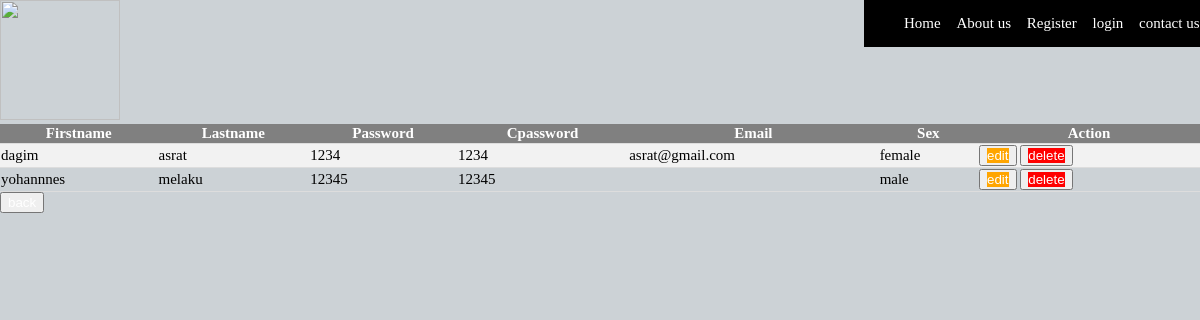
The page /final/sheffetch.php on the database its author committed.
### tables this page shows
CREATE TABLE IF NOT EXISTS `shefreg` (
  `Id` int(11) NOT NULL AUTO_INCREMENT,
  `firstname` varchar(50) DEFAULT NULL,
  `lastname` varchar(50) DEFAULT NULL,
  `email` varchar(50) DEFAULT NULL,
  `password` varchar(50) DEFAULT NULL,
  `cpass` varchar(50) DEFAULT NULL,
  `sex` varchar(25) NOT NULL,
  PRIMARY KEY (`Id`)
);

### final/sheffetch.php (the view, shortened to what this page needs)
<!doctype html>
<html>
<head>
  <link href="shview.css" rel="stylesheet"/>
</head>
<body>
  <div class="top">
    <img src="logo.png"/>
    <div class="nav-div">
     <ul class="nav">
        <li><a href="#">Home</a></li>
        <li><a href="about.php">About us</a></li>
        <li><a href="registration.php">Register</a></li>
        <li><a href="login.php">login</a></li>
        <li><a href="#">contact us</a></li>
      </ul>
   </div>
<?php
include('connection.php');
mysqli_select_db($conn,'receipe');
$result=mysqli_query($conn,"SELECT * FROM shefreg");
?>
<?php
if(mysqli_num_rows($result)>0){
 ?>
 <table>
<tr>
  <th>Firstname</th>
  <th>Lastname</th>
  <th>Password</th>
  <th>Cpassword</th>
  <th>Email</th>
  <th>Sex</th>
  <th>Action</th>
</tr>
<?php
while($row=mysqli_fetch_array($result)){
?>
<tr>
    <td><?php echo $row['firstname']?></td>
     <td><?php echo $row['lastname']?></td>
      <td><?php echo $row['password']?></td>
       <td><?php echo $row['cpass']?></td>
        <td><?php echo $row['email']?></td>
         <td><?php echo $row['sex']?></td>
            <td>
          <button><a id="edit" href="shefset.php?Id=<?php echo $row['Id'];?>">edit</a></button>
        <button><a  id="delete" href="shefdeleteaction.php?Id=<?php echo $row['Id'];?>">delete</a></button>
        </td>
</tr>
<?php
}
 ?>
</table>
<?php
}
else{
  echo "no result found";
}
  ?>
  <button class="butt"><a  href="admin.php?Id=<?php echo $row['Id'];?>">back</a></button>
</body>
</html>

### final/shview.css (style rules this page uses)
body { margin:0; padding:0; }
table { border-collapse: collapse; width:100%; }
tr:nth-child(even) { background-color: #f2f2f2; }
th { background-color: grey; color: white; margin-left:12px; }
th, td { border-bottom: 1px solid #ddd; }
td { margin-left:12px; }
div { display:inline-block; float:left; clear:none; }
.nav { list-style-type: none; }
.top { width:100%; height:890px; font-size: 15px; background-color:rgba(0, 34,54,0.2); background-size: cover; box-shadow: 0 4px 8px 0 grey; }
.nav-div { margin-left: 62%; position:fixed; background-color:#000; width:100%; }
img { width:120px; height:120px; }
li { display:inline; margin-right:12px; }
a { text-decoration:none; color:#fff; }
#edit { background-color:orange; }
#delete { background-color:red; }

### rows shown on the page
shefreg: firstname "dagim", lastname "asrat", password "1234", cpass "1234", email "asrat@gmail.com", sex "female"
shefreg: firstname "yohannnes", lastname "melaku", password "12345", cpass "12345", sex "male"
